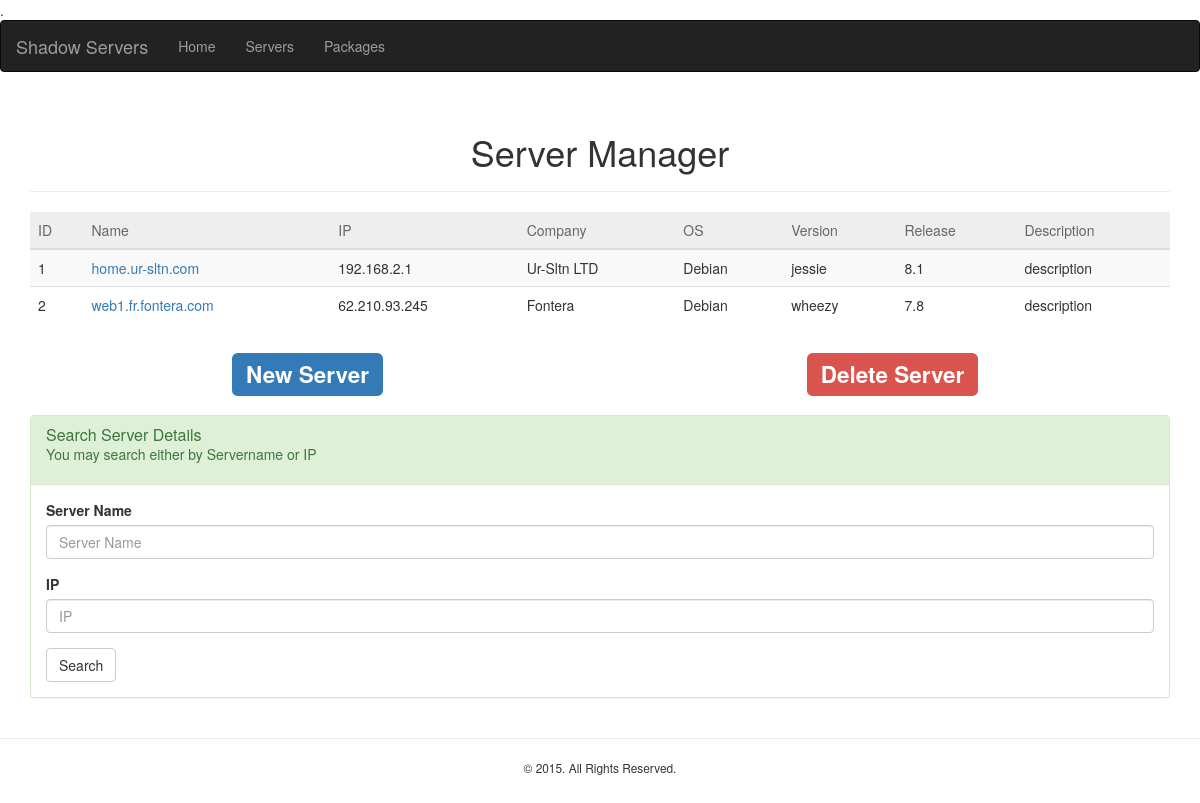
Screenshot of /Servers.php with the database file from the repository.
### tables this page shows
CREATE TABLE `servers` (
  `id` int(6) unsigned NOT NULL AUTO_INCREMENT,
  `servername` varchar(30) NOT NULL,
  `ip` varchar(30) NOT NULL,
  `company` varchar(60) DEFAULT NULL,
  `OS` varchar(50) DEFAULT NULL,
  `version` varchar(50) DEFAULT NULL,
  `description` varchar(120) DEFAULT NULL,
  `releasever` varchar(120) DEFAULT NULL,
  `sshp` int(6) DEFAULT NULL,
  `RAM` int(10) DEFAULT NULL,
  `CPUF` int(10) DEFAULT NULL,
  `CPUArch` varchar(10) DEFAULT NULL,
  `CPUNo` varchar(10) DEFAULT NULL,
  `CPUSockets` varchar(10) DEFAULT NULL,
  `CPUThreads` varchar(10) DEFAULT NULL,
  `CPUC` varchar(10) DEFAULT NULL,
  PRIMARY KEY (`id`),
  UNIQUE KEY `serverips` (`ip`)
);

### Servers.php (the view, shortened to what this page needs)
<?php
include 'inc/html/header.php';
$servers = 'SELECT * from servers ORDER BY servername';
$conn = mysqli_connect($db_host, $db_user, $db_pass, $db_name);
$result = $conn->query($servers);
?>
<div class="container">
	<div class="page-header">
		<h1 style="text-align: center;">Server Manager</h1>
	</div>
	<div class="table-responsive">
		<table class="table table-striped sortable">
			<thead>
				<tr>
					<th scope="col">ID</th>
					<th scope="col">Name</th>
					<th scope="col">IP</th>
					<th scope="col">Company</th>
					<th scope="col">OS</th>
					<th scope="col">Version</th>
					<th scope="col">Release</th>
					<th scope="col">Description</th>
				</tr>
			</thead>
			<tbody>
			<?php
			if ($result->num_rows > 0) { ?>
				<?php while($row = $result->fetch_assoc()) { ?>
					<tr>
						<td><?php echo $row["id"]; ?></td>
						<td><a href="Servers.php?id=<?php echo $row['id']; ?>#server<?php echo $row['id']; ?>"><?php echo $row["servername"]; ?></a></td>
						<td><?php echo $row["ip"]; ?></td>
						<td><?php echo $row["company"]; ?></td>
						<td><?php echo $row["OS"]; ?></td>
						<td><?php echo $row["version"]; ?></td>
						<td><?php echo $row["releasever"]; ?></td>
						<td><?php echo $row["description"]; ?></td>
					</tr>
				<?php } ?>
			<?php } else {
					echo "<tr>0 results</tr>";
				}
			?>
			</tbody>
		</table>
	</div>
	<div class="row">
		<div class="col-md-6">
			<h2><center><a href="NewServer.php" class="label label-primary">New Server</a></center></h2>
		</div>
		<div class="col-md-6">
			<h2><center><a href="DelServer.php" class="label label-danger">Delete Server</a></center></h2>
		</div>
	</div>
	<br />
	<div class="panel panel-success">
		<div class="panel-heading">
			<h3 class="panel-title">Search Server Details</h3>
			<p>You may search either by Servername or IP</p>
		</div>
		<div class="panel-body">
		    <form method="post" action="Servers.php?go" id="searchform">
			  <div class="form-group">
			    <label for="servername">Server Name</label>
			    <input type="text" class="form-control" id="servername" name="servername" placeholder="Server Name">
			  </div>
			  <div class="form-group">
			    <label for="ip">IP</label>
			    <input type="text" class="form-control" id="ip" name="ip" placeholder="IP">
			  </div>
		      <input class="btn btn-default" type="submit" name="submit" value="Search">
		    </form>
		</div>
	</div>
</div>
<?php
	include 'inc/html/footer.php';

### inc/html/header.php (shortened to what this page needs)
<!DOCTYPE HTML PUBLIC "-//W3C//DTD HTML 4.01 Frameset//EN">
<html lang="en">
  <head>
    <link href="style.css" rel="stylesheet">
    <link href="http://getbootstrap.com/dist/css/bootstrap-theme.min.css" rel="stylesheet">
  </head>
  <body>
  <?php
    include 'nav.php';
    echo CNavigation::GenerateMenu($menu);
  ?>

### nav.php (shortened to what this page needs)
<?php
$menu = array(
		'home'  => array('text'=>'Home',  'url'=>'index.php'),
		'Servers'  => array('text'=>'Servers',  'url'=>'Servers.php'),
		'Patches' => array('text'=>'Packages', 'url'=>'Packages.php'),
);
class CNavigation {
  public static function GenerateMenu($items) {
  	$html = ".";
    $html .= '<nav class="navbar navbar-inverse">';
      $html .= '<div class="container-fluid">';
        $html .= '<div class="navbar-header">';
          $html .= '<button type="button" class="navbar-toggle collapsed" data-toggle="collapse" data-target="#bs-example-navbar-collapse-1" aria-expanded="false">';
            $html .= '<span class="sr-only">Toggle navigation</span>';
            $html .= '<span class="icon-bar"></span>';
            $html .= '<span class="icon-bar"></span>';
            $html .= '<span class="icon-bar"></span>';
          $html .= '</button>';
          $html .= '<a class="navbar-brand" href="#">Shadow Servers</a>';
        $html .= '</div>';
        $html .= '<div class="collapse navbar-collapse" id="bs-example-navbar-collapse-1">';
          $html .= '<ul class="nav navbar-nav">';
              foreach($items as $item) {
                $url = $item["url"];
                $text = $item["text"];
                $html .= '<li><a href="'.$url.'">'.$text.'</a></li>';
              }
          $html .= '</ul>';
        $html .= '</div>';
      $html .= '</div>';
    $html .= '</nav>';
    return $html;
  }
};
?>

### inc/html/footer.php (shortened to what this page needs)
<hr />
	<footer>
		<center><small>© 2015. All Rights Reserved.</small></center>
	</footer>
  </body>
</html>

### rows the page displays
servers: id "1", servername "home.ur-sltn.com", ip "192.168.2.1", company "Ur-Sltn LTD", OS "Debian", version "jessie", releasever "8.1", description "description"
servers: id "2", servername "web1.fr.fontera.com", ip "62.210.93.245", company "Fontera", OS "Debian", version "wheezy", releasever "7.8", description "description"

### other values shown
CNavigation::GenerateMenu($menu) "."
$text "Home"
$text "Servers"
$text "Packages"
